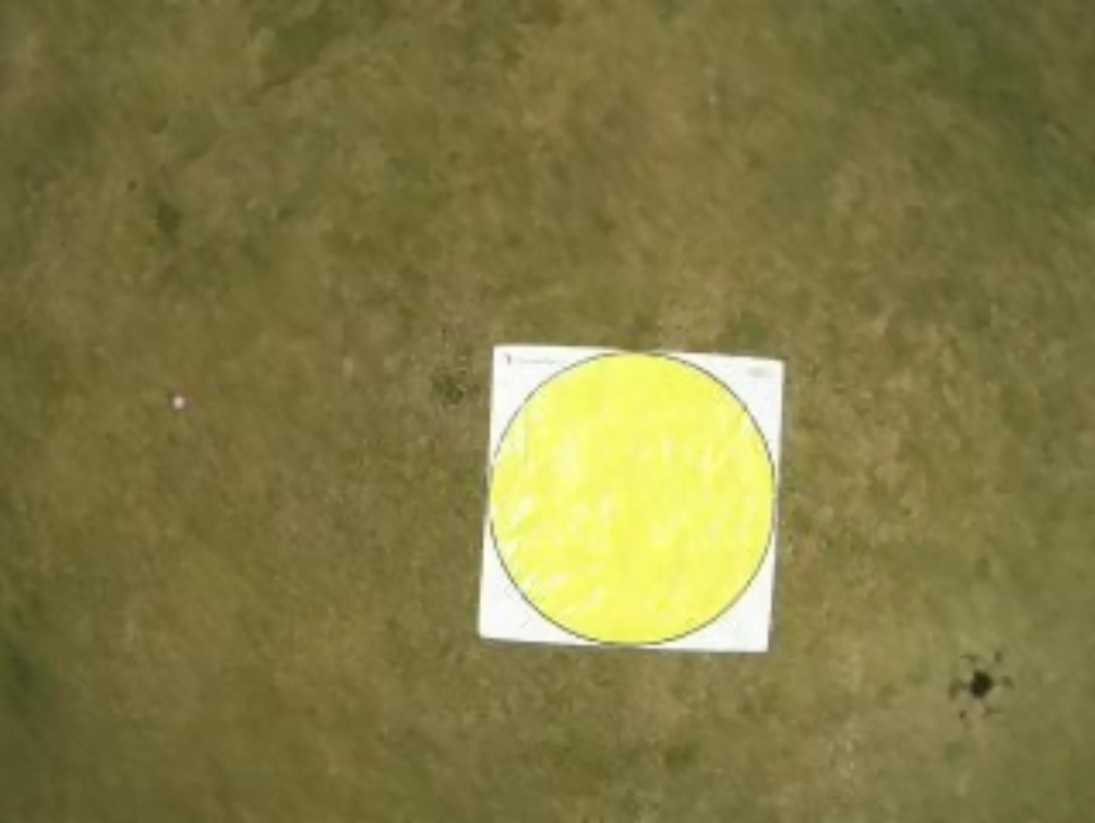
#> input picture bagian-d/2/circle/circle.png, 1095 x 823 px, found by its file name
$ python circle-countour.py
#> lines starting #> are read from the running program, lines starting #| are printed output that depends on the picture; after the words box and inside, x2 and y2 are one past the last pixel; in counts of white or black regions, pixels touching at a corner belong together
import cv2 as cv
import numpy as np

# Load the image
source = cv.imread('circle/circle.png')
#> source is the input picture: shape (823, 1095, 3); mean B, G, R 68.4, 122.5, 129.9

# Make a copy of the image to be processed
processed = source.copy()

# Do the color detection
## Convert into hsv
hsv = cv.cvtColor(processed, cv.COLOR_BGR2HSV)
#> hsv: shape (823, 1095, 3); mean H, S, V 26.3, 123.4, 130.1

## Create the threshold
lower_yellow = np.array([20, 50, 200], dtype=np.uint8)
upper_yellow = np.array([100, 200, 255], dtype=np.uint8)

## Make the mask
mask = cv.inRange(hsv, lower_yellow, upper_yellow)
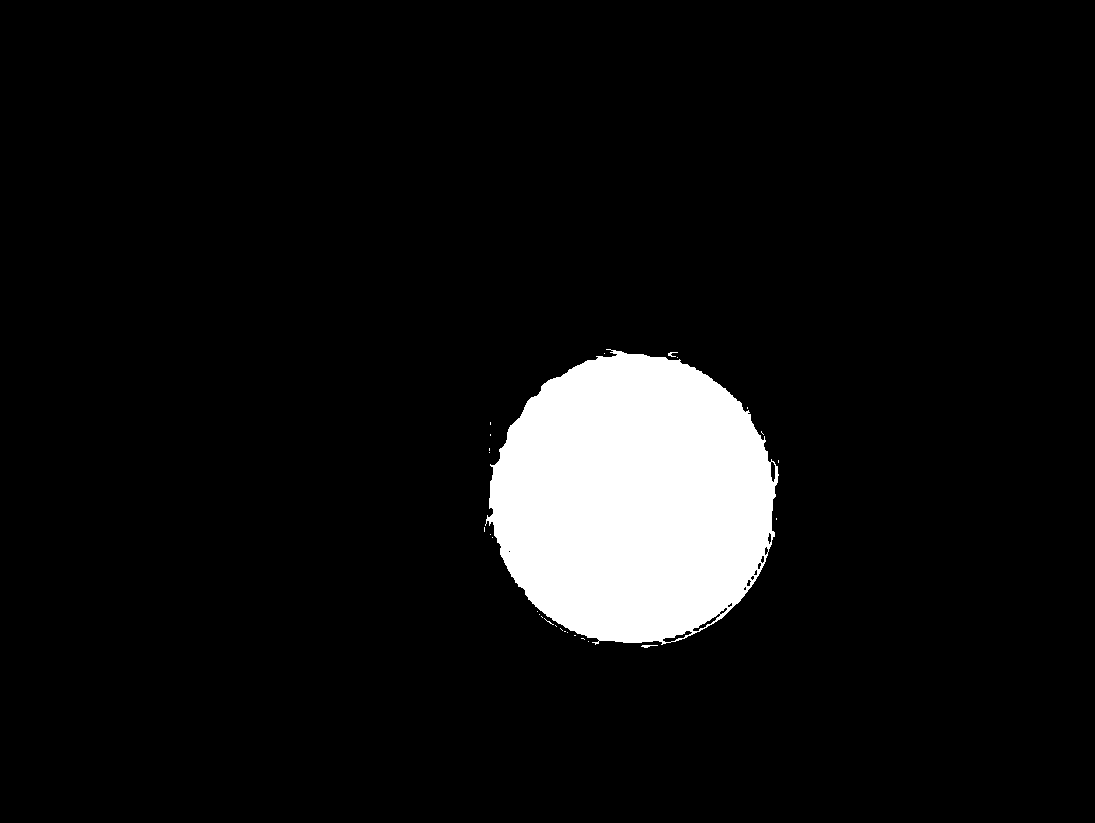
#> mask: shape (823, 1095); 7.2% white; 27 white regions (24 under 20 px), largest, box (x1, y1, x2, y2) and area: (485, 349, 779, 645) 65120, (641, 645, 658, 648) 29, (668, 352, 678, 357) 24

mask = cv.medianBlur(mask, 51)
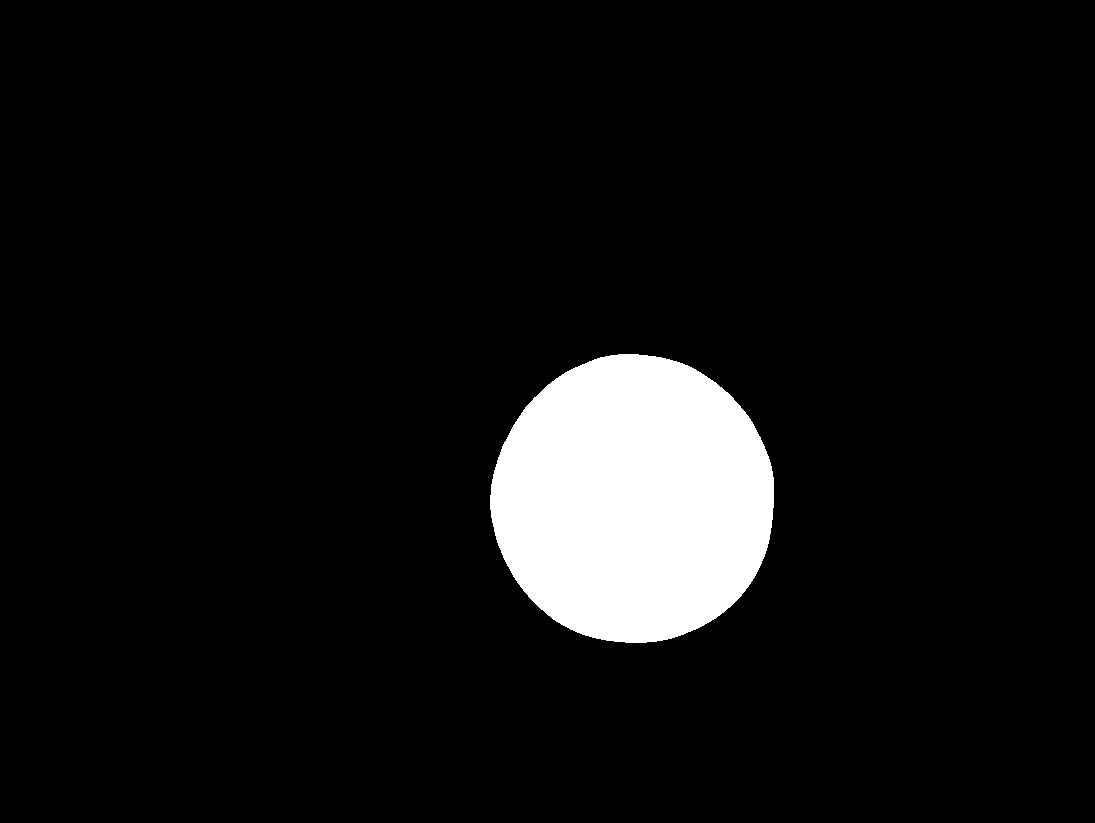
#> mask: shape (823, 1095); 7.1% white; 1 white region, box (x1, y1, x2, y2) and area: (490, 354, 774, 643) 64358

cv.imshow('Mask', mask)
cv.waitKey(0)

## Convert into binary image
ret, thresh = cv.threshold(mask, 127, 255, 0)

cv.imshow('thresh', thresh)
cv.waitKey(0)

kernel = np.ones((5, 5), np.uint8)
thresh = cv.morphologyEx(thresh, cv.MORPH_ERODE, kernel)
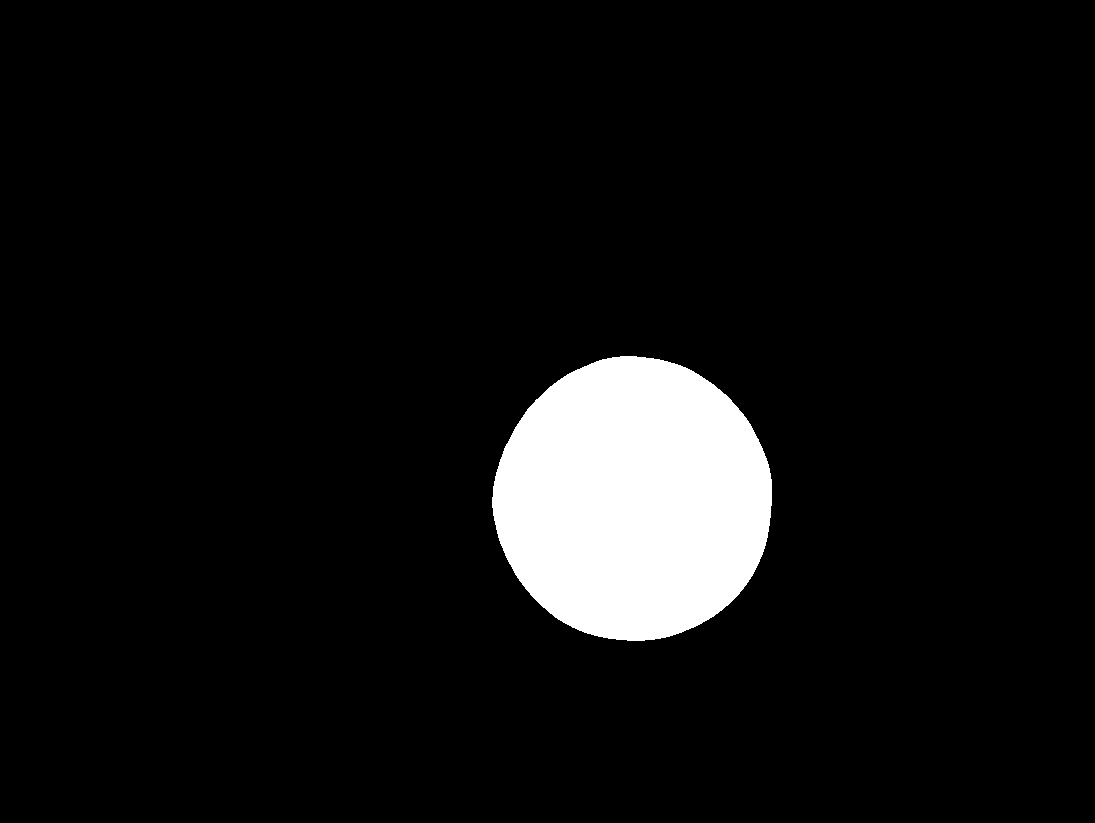
#> thresh: shape (823, 1095); 6.9% white; 1 white region

# Find the contours
contours, hierarchy = cv.findContours(thresh, cv.RETR_TREE, cv.CHAIN_APPROX_NONE)
#> contours = 1 contour; box (x1, y1, x2, y2) and area: (492, 356, 772, 641) 61685

## Draw the contours
for contour in contours:
  if cv.contourArea(contour) > 400:

    (x, y), radius = cv.minEnclosingCircle(contour)
    center = (int(x), int(y))

    cv.circle(source, center, int(radius), (0, 255, 0), 2)
    cv.circle(source, center, 2, (0, 255, 0), 2)

    ### Line
    cv.line(source, (center[0], center[1] + 50), (center[0], center[1] - 50), (255, 0, 255), 5)
    cv.line(source, (center[0] + 50, center[1]), (center[0] - 50, center[1]), (255, 0, 255), 5)
#> this loop made 1 pass
#> (x, y, radius, center) on pass 1: (632.9, 498, 142.6, (632, 498))
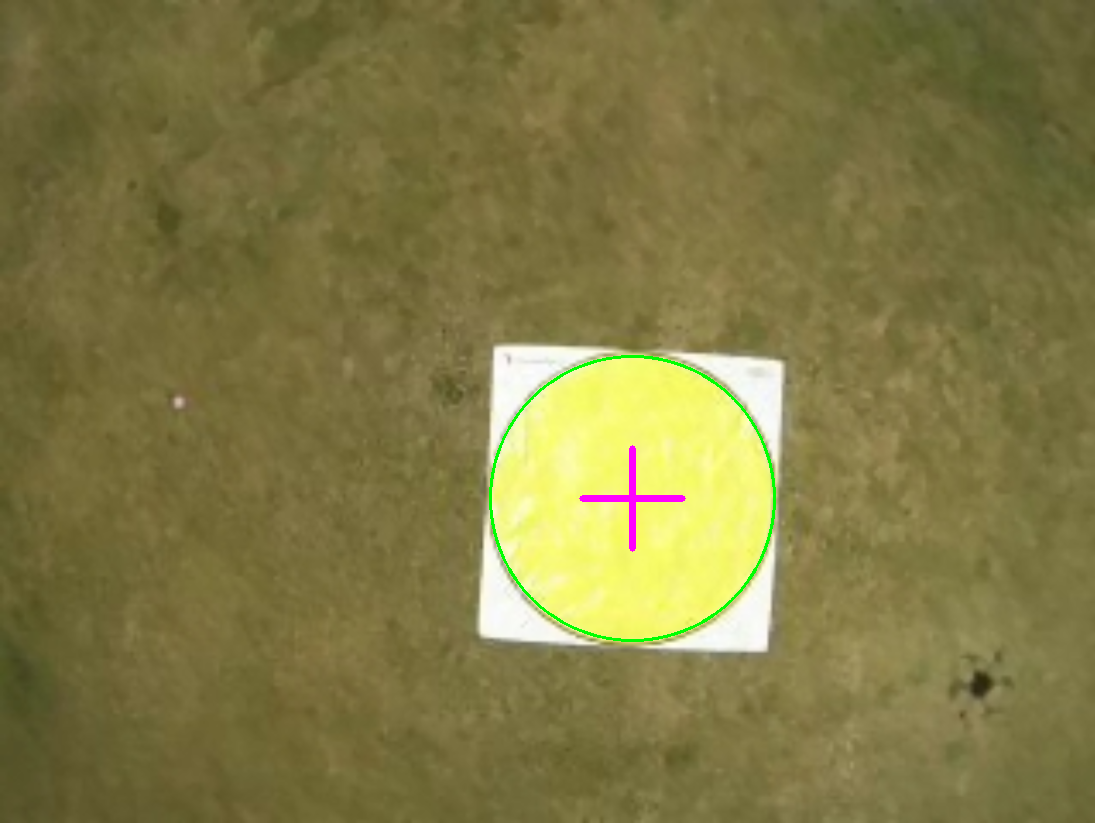
#> source: shape (823, 1095, 3); 0.45% of pixels changed, all inside (x1, y1, x2, y2) = (489, 355, 776, 642)


source = cv.resize(source, (0, 0), fx=0.5, fy=0.5)
#> source: shape (412, 548, 3)

cv.imshow('Image', source)
cv.imwrite('circle-plus-sign.png', source)
cv.waitKey(0)
cv.destroyAllWindows()
